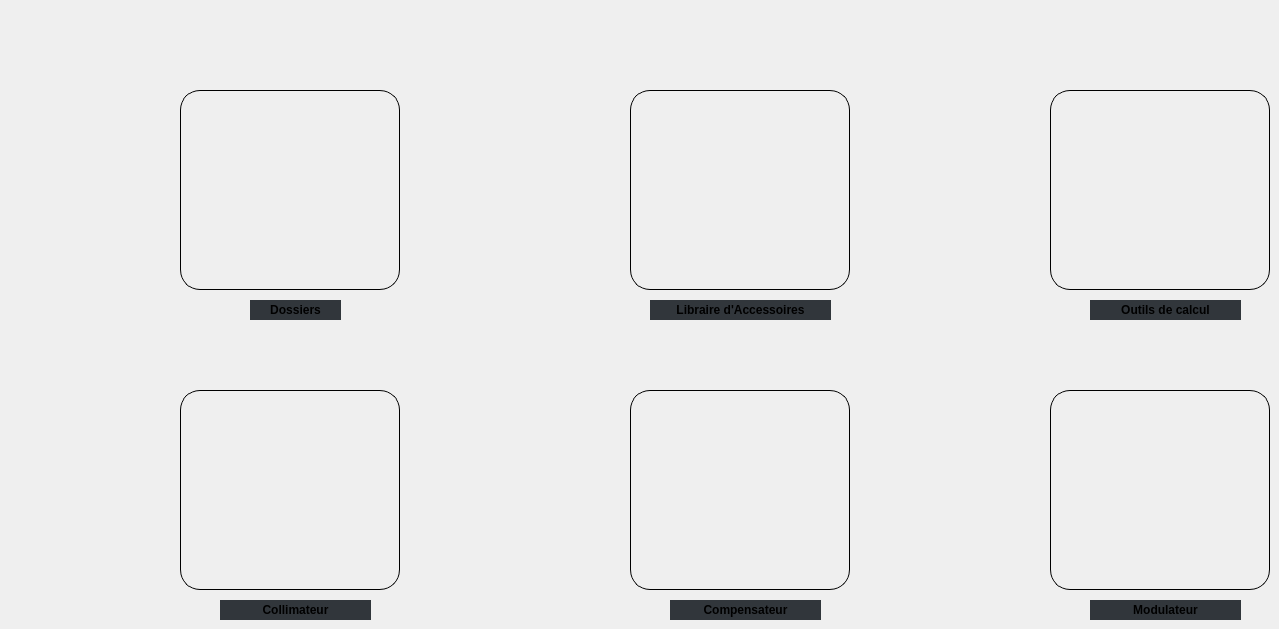
    <widget class="QWidget" name="startWidget">
     <widget class="QPushButton" name="dossierPushButton">
      <property name="geometry">
       <rect>
        <x>180</x>
        <y>90</y>
        <width>220</width>
        <height>200</height>
       </rect>
      </property>
      <property name="minimumSize">
       <size>
        <width>220</width>
        <height>200</height>
       </size>
      </property>
      <property name="maximumSize">
       <size>
        <width>220</width>
        <height>200</height>
       </size>
      </property>
      <property name="font">
       <font>
        <pointsize>20</pointsize>
       </font>
      </property>
      <property name="styleSheet">
       <string notr="true">QPushButton {
background-image: url(:/images/dossier.png);
background-repeat: no-repeat; 
background-position: center;
border-radius: 20px;
border: 1px solid black;
}
QPushButton:pressed {
border-width: 3px;
}
QPushButton:disabled {
background-image: url(:/images/dossier_bw.png);
background-repeat: no-repeat; 
background-position: center;
border-radius: 20px;
border: 1px solid grey;
}

</string>
      </property>
      <property name="text">
       <string/>
      </property>
     </widget>
     <widget class="QPushButton" name="collimateurPushButton">
      <property name="geometry">
       <rect>
        <x>180</x>
        <y>390</y>
        <width>220</width>
        <height>200</height>
       </rect>
      </property>
      <property name="minimumSize">
       <size>
        <width>200</width>
        <height>200</height>
       </size>
      </property>
      <property name="font">
       <font>
        <pointsize>20</pointsize>
       </font>
      </property>
      <property name="styleSheet">
       <string notr="true">QPushButton {
background-image: url(:/images/collimateur2.png);
background-repeat: no-repeat; 
background-position: center;
border-radius: 20px;
border: 1px solid black;
}
QPushButton:pressed {
border-width: 3px;
}
QPushButton:disabled {
background-image: url(:/images/collimateur_bw.png);
background-repeat: no-repeat; 
background-position: center;
border-radius: 20px;
border: 1px solid gray;
}</string>
      </property>
      <property name="text">
       <string/>
      </property>
     </widget>
     <widget class="QPushButton" name="moddeglibPushButton">
      <property name="geometry">
       <rect>
        <x>630</x>
        <y>90</y>
        <width>220</width>
        <height>200</height>
       </rect>
      </property>
      <property name="minimumSize">
       <size>
        <width>200</width>
        <height>200</height>
       </size>
      </property>
      <property name="font">
       <font>
        <pointsize>20</pointsize>
       </font>
      </property>
      <property name="styleSheet">
       <string notr="true">QPushButton {
background-image: url(:/images/modulateur_library2.png);
background-repeat: no-repeat; 
background-position: center;
border-radius: 20px;
border: 1px solid black;
}
QPushButton:pressed {
border-width: 3px;
}
QPushButton:disabled {
background-image: url(:/images/modulateur_library_bw.png);
background-repeat: no-repeat; 
background-position: center;
border-radius: 20px;
border: 1px solid gray;
}</string>
      </property>
      <property name="text">
       <string/>
      </property>
     </widget>
     <widget class="QPushButton" name="compensateurPushButton">
      <property name="geometry">
       <rect>
        <x>630</x>
        <y>390</y>
        <width>220</width>
        <height>200</height>
       </rect>
      </property>
      <property name="minimumSize">
       <size>
        <width>200</width>
        <height>200</height>
       </size>
      </property>
      <property name="font">
       <font>
        <pointsize>20</pointsize>
       </font>
      </property>
      <property name="styleSheet">
       <string notr="true">QPushButton {
background-image: url(:/images/compensateur2.png);
background-repeat: no-repeat; 
background-position: center;
border-radius: 20px;
border: 1px solid black;
}
QPushButton:pressed {
border-width: 3px;
}
QPushButton:disabled {
background-image: url(:/images/compensateur_bw.png);
background-repeat: no-repeat; 
background-position: center;
border-radius: 20px;
border: 1px solid gray;
}</string>
      </property>
      <property name="text">
       <string/>
      </property>
     </widget>
     <widget class="QPushButton" name="createModulateurPushButton">
      <property name="geometry">
       <rect>
        <x>1050</x>
        <y>390</y>
        <width>220</width>
        <height>200</height>
       </rect>
      </property>
      <property name="minimumSize">
       <size>
        <width>200</width>
        <height>200</height>
       </size>
      </property>
      <property name="font">
       <font>
        <pointsize>20</pointsize>
       </font>
      </property>
      <property name="styleSheet">
       <string notr="true">QPushButton {
background-image: url(:/images/modulateur2.png);
background-repeat: no-repeat; 
background-position: center;
border-radius: 20px;
border: 1px solid black;
}
QPushButton:pressed {
border-width: 3px;
}
QPushButton:disabled {
background-image: url(:/images/modulateur_bw.png);
background-repeat: no-repeat; 
background-position: center;
border-radius: 20px;
border: 1px solid gray;
}</string>
      </property>
      <property name="text">
       <string/>
      </property>
     </widget>
     <widget class="QPushButton" name="mathUtilsPushButton">
      <property name="geometry">
       <rect>
        <x>1050</x>
        <y>90</y>
        <width>220</width>
        <height>200</height>
       </rect>
      </property>
      <property name="minimumSize">
       <size>
        <width>200</width>
        <height>200</height>
       </size>
      </property>
      <property name="font">
       <font>
        <pointsize>20</pointsize>
       </font>
      </property>
      <property name="styleSheet">
       <string notr="true">QPushButton {
background-image: url(:/images/math_utils.png);
background-repeat: no-repeat; 
background-position: center;
border-radius: 20px;
border: 1px solid black;
}
QPushButton:pressed {
border-width: 3px;
}
</string>
      </property>
      <property name="text">
       <string/>
      </property>
     </widget>
     <widget class="QLabel" name="label_14">
      <property name="geometry">
       <rect>
        <x>250</x>
        <y>300</y>
        <width>91</width>
        <height>20</height>
       </rect>
      </property>
      <property name="styleSheet">
       <string notr="true">background: rgb(49, 54, 59);
</string>
      </property>
      <property name="text">
       <string>&lt;html&gt;&lt;head/&gt;&lt;body&gt;&lt;p align=&quot;center&quot;&gt;&lt;span style=&quot; font-weight:600;&quot;&gt;Dossiers&lt;/span&gt;&lt;/p&gt;&lt;/body&gt;&lt;/html&gt;</string>
      </property>
      <property name="alignment">
       <set>Qt::AlignCenter</set>
      </property>
     </widget>
     <widget class="QLabel" name="label_15">
      <property name="geometry">
       <rect>
        <x>650</x>
        <y>300</y>
        <width>181</width>
        <height>20</height>
       </rect>
      </property>
      <property name="styleSheet">
       <string notr="true">background: rgb(49, 54, 59);
</string>
      </property>
      <property name="text">
       <string>&lt;html&gt;&lt;head/&gt;&lt;body&gt;&lt;p align=&quot;center&quot;&gt;&lt;span style=&quot; font-weight:600;&quot;&gt;Libraire d'Accessoires&lt;/span&gt;&lt;/p&gt;&lt;/body&gt;&lt;/html&gt;</string>
      </property>
      <property name="alignment">
       <set>Qt::AlignCenter</set>
      </property>
     </widget>
     <widget class="QLabel" name="label_16">
      <property name="geometry">
       <rect>
        <x>1090</x>
        <y>300</y>
        <width>151</width>
        <height>20</height>
       </rect>
      </property>
      <property name="styleSheet">
       <string notr="true">background: rgb(49, 54, 59);
</string>
      </property>
      <property name="text">
       <string>&lt;html&gt;&lt;head/&gt;&lt;body&gt;&lt;p align=&quot;center&quot;&gt;&lt;span style=&quot; font-weight:600;&quot;&gt;Outils de calcul&lt;/span&gt;&lt;/p&gt;&lt;/body&gt;&lt;/html&gt;</string>
      </property>
      <property name="alignment">
       <set>Qt::AlignCenter</set>
      </property>
     </widget>
     <widget class="QLabel" name="label_17">
      <property name="geometry">
       <rect>
        <x>220</x>
        <y>600</y>
        <width>151</width>
        <height>20</height>
       </rect>
      </property>
      <property name="styleSheet">
       <string notr="true">background: rgb(49, 54, 59);
</string>
      </property>
      <property name="text">
       <string>&lt;html&gt;&lt;head/&gt;&lt;body&gt;&lt;p align=&quot;center&quot;&gt;&lt;span style=&quot; font-weight:600;&quot;&gt;Collimateur&lt;/span&gt;&lt;/p&gt;&lt;/body&gt;&lt;/html&gt;</string>
      </property>
      <property name="alignment">
       <set>Qt::AlignCenter</set>
      </property>
     </widget>
     <widget class="QLabel" name="label_18">
      <property name="geometry">
       <rect>
        <x>670</x>
        <y>600</y>
        <width>151</width>
        <height>20</height>
       </rect>
      </property>
      <property name="styleSheet">
       <string notr="true">background: rgb(49, 54, 59);
</string>
      </property>
      <property name="text">
       <string>&lt;html&gt;&lt;head/&gt;&lt;body&gt;&lt;p align=&quot;center&quot;&gt;&lt;span style=&quot; font-weight:600;&quot;&gt;Compensateur&lt;/span&gt;&lt;/p&gt;&lt;/body&gt;&lt;/html&gt;</string>
      </property>
      <property name="alignment">
       <set>Qt::AlignCenter</set>
      </property>
     </widget>
     <widget class="QLabel" name="label_19">
      <property name="geometry">
       <rect>
        <x>1090</x>
        <y>600</y>
        <width>151</width>
        <height>20</height>
       </rect>
      </property>
      <property name="styleSheet">
       <string notr="true">background: rgb(49, 54, 59);
</string>
      </property>
      <property name="text">
       <string>&lt;html&gt;&lt;head/&gt;&lt;body&gt;&lt;p align=&quot;center&quot;&gt;&lt;span style=&quot; font-weight:600;&quot;&gt;Modulateur&lt;/span&gt;&lt;/p&gt;&lt;/body&gt;&lt;/html&gt;</string>
      </property>
      <property name="alignment">
       <set>Qt::AlignCenter</set>
      </property>
     </widget>
    </widget>
